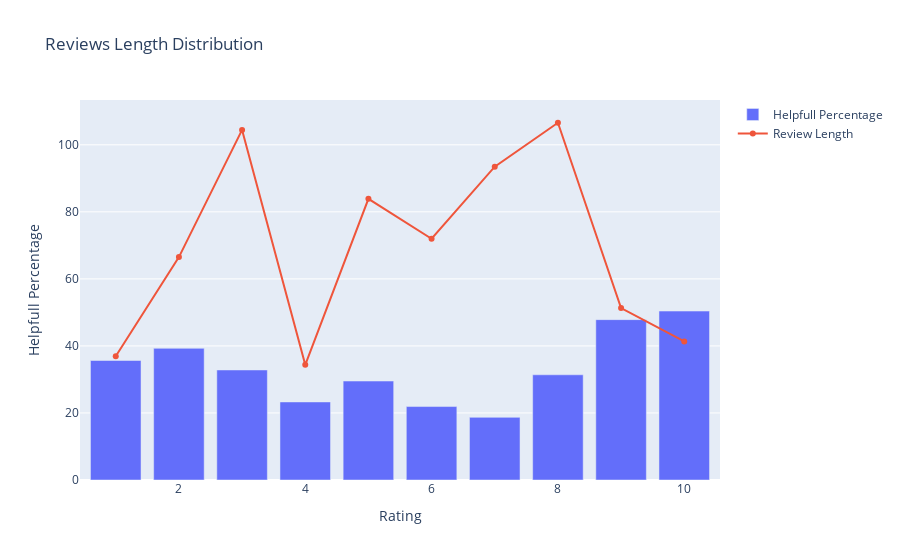

Notebook source saved alongside this figure:
### Code cell
fig = go.Figure()
fig.add_trace(
    go.Bar(
        x=avg_helpfull_percentage_by_rating['Rating'],
        y=avg_helpfull_percentage_by_rating['Helpfull Percentage'],
        name = "Helpfull Percentage"
    ))

fig.add_trace(
    go.Scatter(
        x=avg_helpfull_percentage_by_rating['Rating'],
        y=avg_helpfull_percentage_by_rating['Review Length'],
        name = "Review Length"
    ))
fig.update_layout(title="Reviews Length Distribution",
    xaxis_title="Rating",
    yaxis_title="Helpfull Percentage",
                 yaxis={'categoryorder':'total descending'})
fig.show()

### Figure 1 — Plotly figure (JSON) as saved in the notebook; plotly's stock layout.template omitted (floating-point values rounded to 4 significant figures)
{"data": [{"name": "Helpfull Percentage", "type": "bar", "x": [1, 2, 3, 4, 5, 6, 7, 8, 9, 10], "y": [35.65, 39.27, 32.82, 23.29, 29.52, 21.91, 18.69, 31.39, 47.84, 50.4]}, {"name": "Review Length", "type": "scatter", "x": [1, 2, 3, 4, 5, 6, 7, 8, 9, 10], "y": [36.91, 66.5, 104.4, 34.36, 83.87, 71.97, 93.48, 106.6, 51.3, 41.32]}], "layout": {"title": {"text": "Reviews Length Distribution"}, "xaxis": {"title": {"text": "Rating"}}, "yaxis": {"categoryorder": "total descending", "title": {"text": "Helpfull Percentage"}}}}
